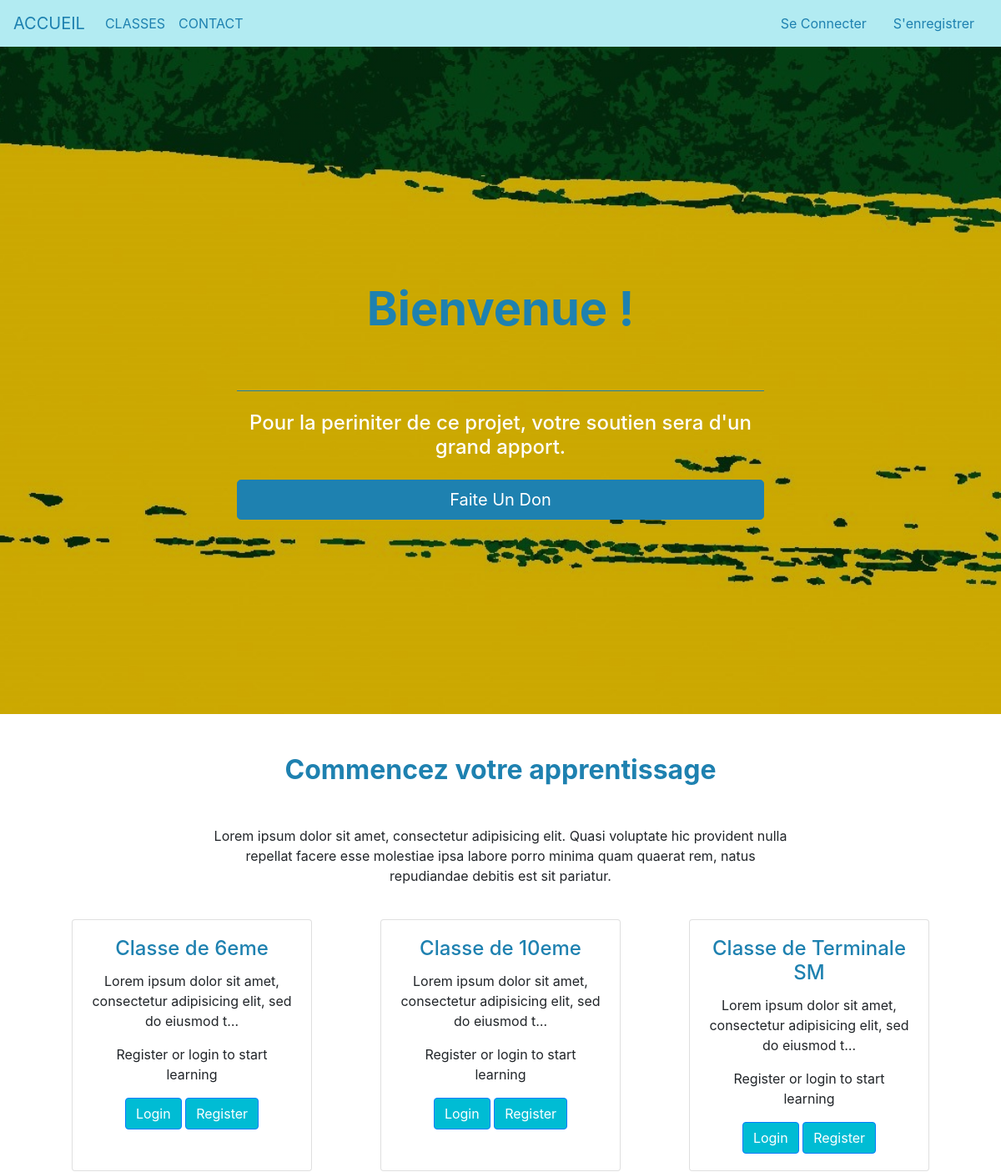
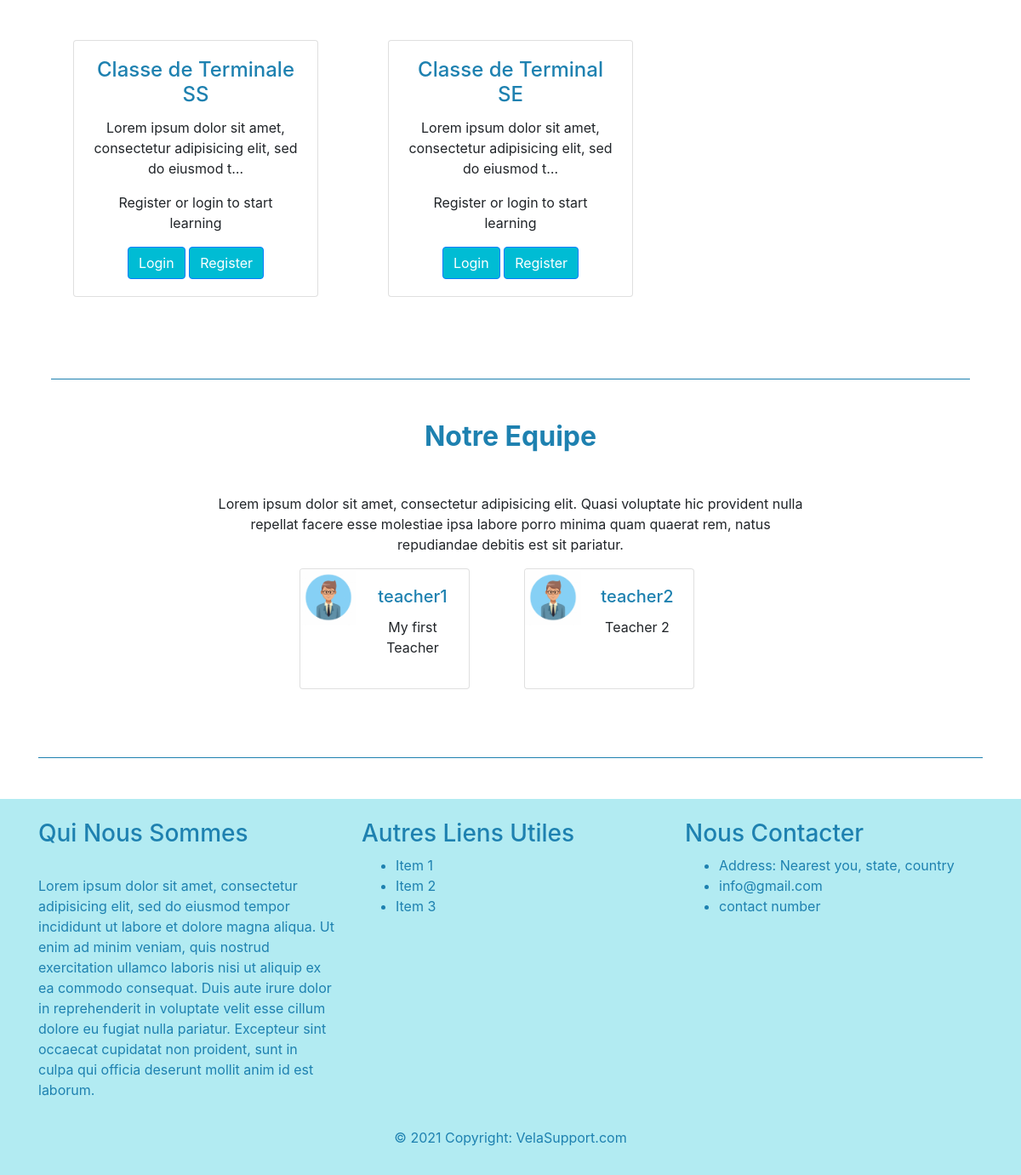
The page / on the database its author committed (2 pictures, top to bottom).
### curriculum/models.py (models this page shows, shortened)
class Standard(models.Model):
    name = models.CharField(max_length=100, unique=True)
    slug = models.SlugField(null=True, blank=True)
    description = models.TextField(max_length=500,blank=True)

### app_users/models.py (models this page shows, shortened)
class UserProfileInfo(models.Model):
    user = models.OneToOneField(User, on_delete=models.CASCADE)
    bio = models.CharField(max_length=500)
    profile_pic = models.ImageField(upload_to=path_and_rename, verbose_name="Profile Picture", blank=True, default='static/Images/user_avatar.png')
    teacher = 'teacher'
    student = 'student'
    parent = 'parent'
    user_types = [
        (teacher, 'teacher'),
        (student, 'student'),
        (parent, 'parent'),
    ]
    user_type = models.CharField(max_length=10, choices=user_types, default=student)

### app_users/views.py (the view)
# urls.py: path('',views.HomeView.as_view(),name='index'),
class HomeView(TemplateView):
    template_name = 'app_users/index.html'
    def get_context_data(self, **kwargs):
        context = super().get_context_data(**kwargs)
        standards = Standard.objects.all()
        teachers = UserProfileInfo.objects.filter(user_type='teacher')
        profiles = UserProfileInfo.objects.all()
        context['standards'] = standards
        context['teachers'] = teachers
        context['profiles'] = profiles
        return context

### app_users/templates/app_users/index.html (shortened to what this page needs)
{% extends 'base.html'  %}
{% load static %}
{% block image_block%}
<header>
          <div id="intro" class="container-fluid d-flex align-items-center justify-content-center h-100">
            <div class="row d-flex justify-content-center text-center">
              <div class="col-md-10 text-white">
                <h2 class="display-4 font-weight-bold white-text  p-5 mb-2" style="color:#1e81b0;" > Bienvenue ! </h2>
                <hr style="color:#1e81b0;">
                <h4 class="white-text my-4">Pour la periniter de ce projet, votre soutien sera d'un grand apport.</h4>
                <a href="{% url 'donate' %}"> <button type="button" class="btn btn-lg btn-block" style="color:#ffffff; border-color:#1e81b0; background-color:#1e81b0;"> Faite Un Don </button> </a>
              </div>
            </div>
          </div>
</header>
{%endblock%}
{% block content %}
<main class="mt-5">
  <div class="container">
    <section class="text-center">
                  <h2 class="mb-5 font-weight-bold" style="color:#1e81b0;">Commencez votre apprentissage</h2>
                  <div class="row d-flex justify-content-center mb-4">
                    <div class="col-md-8">
                      <p class="grey-text">Lorem ipsum dolor sit amet, consectetur adipisicing elit. Quasi voluptate
                                        hic
                                        provident nulla repellat
                                        facere esse molestiae ipsa labore porro minima quam quaerat rem, natus repudiandae debitis
                                        est
                                        sit pariatur.</p>
                    </div>
                  </div>
                  <div class="row">
                          {% for standard in standards %}
                          <div class="col-md-4 d-flex mb-5 justify-content-center">
                            <div class="card text-center" style="width: 18rem;">
                              <div class="card-body">
                                <h4 class="card-title" style="color:#1e81b0;">{{standard.name}}</h4>
                                <p class="card-text">{{standard.description|truncatechars:75}}</p>
                                {% if user.is_authenticated %}
                                <a href="{% url 'curriculum:subject_list' slug=standard.slug %}" class="btn btn-primary" style="background-color:#00bcd4;">Start Learning</a>
                                {%else%}
                                <p>Register or login to start learning</p>
                                <a href="{% url 'user_login' %}" class="btn btn-primary" style="background-color:#00bcd4;">Login</a>
                                <a href="{% url 'register' %}" class="btn btn-primary" style="background-color:#00bcd4;">Register</a>
                                {%endif%}
                              </div>
                            </div>
                          </div>
                          {% endfor %}
                  </div>
    </section>
    <hr class="my-5" style="color:#1e81b0;">
    <section class="text-center">
      <h2 class="mb-5 font-weight-bold" style="color:#1e81b0;">Notre Equipe</h2>
      <div class="row d-flex justify-content-center mb-4">
          <div class="col-md-8">
            <p class="grey-text">Lorem ipsum dolor sit amet, consectetur adipisicing elit. Quasi voluptate
                              hic
                              provident nulla repellat
                              facere esse molestiae ipsa labore porro minima quam quaerat rem, natus repudiandae debitis
                              est
                              sit pariatur.</p>
          </div>
          <div class="row d-flex justify-content-center mb-3">
          {% for teacher in teachers %}
          <div class="card mb-3 mr-5 ml-3" style="max-width: 200px;">
            <div class="row no-gutters">
                      <div class="col-md-4">
                        <img src="{{teacher.profile_pic.url|default_if_none:'#'}}" class="card-img" alt="No image found">
                      </div>
                      <div class="col-md-8">
                        <div class="card-body">
                          <h5 class="card-title" style="color:#1e81b0;">{{teacher.user.username}}</h5>
                          <p class="card-text">{{teacher.bio|truncatechars:75}}</p>
                        </div>
                      </div>
            </div>
            </div>
          {% endfor %}
          </div>
      </div>
    </section>
  </div>
  <hr class="my-5" style="color:#1e81b0;">
</main>
{%endblock%}

### templates/base.html (shortened to what this page needs)
<!doctype html>
<html lang="en" dir="ltr">
  <head>
    {% load static %}
    <link rel="stylesheet" href="https://stackpath.bootstrapcdn.com/bootstrap/4.5.0/css/bootstrap.min.css">
    <link rel="stylesheet" href="{% static 'css/master_css.css' %}">
  </head>
  <body>
              <nav class="navbar navbar-expand-lg navbar-light bg-light">
                <a class="navbar-brand" href="{% url 'index' %}" style="color:#1e81b0;">ACCUEIL</a>
                <div class="collapse navbar-collapse" id="navbarSupportedContent">
                  <ul class="navbar-nav mr-auto">
                    <li class="nav-item active">
                      <a class="nav-link" href="{% url 'curriculum:standard_list' %}" style="color:#1e81b0;">CLASSES <span class="sr-only">(current)</span></a>
                    </li>
                    <li class="nav-item">
                      <a class="nav-link" href="{% url 'contact' %}" style="color:#1e81b0;">CONTACT</a>
                    </li>
                  </ul>
                  {% if user.is_authenticated %}
                  <div class="col-auto mr-5">
                    <div class="my-2 my-lg-0">
                            <div class="dropdown" >
                              <button class="btn dropdown-toggle" style="color:#1e81b0;" type="button" id="dropdownMenuButton" data-toggle="dropdown" aria-haspopup="true" aria-expanded="false">
                                          <!--
                                          <img src="{{ user.userprofileinfo.profile_pic.url|default_if_none:'#' }}" class="mr-3 mt-0 rounded-circle" style="width:40px;">
                                          -->
                                          {{request.user.username}}
                              </button>
                                <div class="dropdown-menu" aria-labelledby="dropdownMenuButton">
                                {% if user.is_superuser %}
                                  <a class="dropdown-item" href="{% url 'admin:index' %}" style="color:#1e81b0;">Admin</a>
                                {%endif%}
                                  <a class="dropdown-item" href="{% url 'user_logout' %}" style="color:#1e81b0;">Se Deconnecter</a>
                                </div>
                            </div>
                      {% else %}
                        <a class="nav-link" href="{% url 'user_login' %}">Se Connecter</a>
                        <a class="nav-link" href="{% url 'register' %}">S'enregistrer</span> </a>
                    </div>
                  {% endif %}
              </nav>
          {% block image_block %}
          {% endblock %}
    <div class="container">
        {%block content%}
        {%endblock%}
    </div>
    <footer class="page-footer" style="color:#1e81b0; background-color:#b2ebf2;">
      <div class="container">
        <div class="row mt-4">
                  <div class="col-md-4 mt-4">
                            <h3>Qui Nous Sommes</h3> <br>
                            <p>Lorem ipsum dolor sit amet, consectetur adipisicing elit, sed do eiusmod tempor incididunt ut labore et dolore magna aliqua. Ut enim ad minim veniam, quis nostrud exercitation ullamco laboris nisi ut aliquip ex ea commodo consequat. Duis aute irure dolor in reprehenderit in voluptate velit esse cillum dolore eu fugiat nulla pariatur. Excepteur sint occaecat cupidatat non proident, sunt in culpa qui officia deserunt mollit anim id est laborum.</p>
                  </div>
                  <div class="col-md-4 mt-4">
                            <h3>Autres Liens Utiles</h3>
                            <ul>
                              <li>Item 1</li>
                              <li>Item 2</li>
                              <li>Item 3</li>
                            </ul>
                  </div>
                  <div class="col-md-4 mt-4">
                            <h3>Nous Contacter</h3>
                            <ul>
                              <li>Address: Nearest you, state, country</li>
                              <li>info@gmail.com</li>
                              <li>contact number</li>
                            </ul>
                  </div>
        </div>
        <div class="footer-copyright text-center py-3">
            <p>© 2021 Copyright: VelaSupport.com</p>
        </div>
      </div>
    </footer>
  </body>
</html>

### static/css/master_css.css (style rules this page uses)
html, body, header, #intro { height: 100%; }
#intro { background:linear-gradient(rgba(0, 0, 0, 0.2), rgba(0, 0, 0, 0.2)), url("/static/Images/guinea_flag.jpg")no-repeat center center fixed; -webkit-background-size: cover; -moz-background-size: cover; -o-background-size: cover; background-size: cover; }
.bg-light { background-color:#b2ebf2 !important; transition:0.5s ease; }
.navbar-light .navbar-nav .nav-link { color: #1e81b0; }
.navbar-light .nav-link { color: #1e81b0; }
.navbar-expand-lg { background-color: #b2ebf2; }
.text-white { color: white; }
hr { border-color: inherit; }

### rows shown on the page
Standard: name "Classe de 6eme", description "Lorem ipsum dolor sit amet, consectetur adipisicing elit, sed do eiusmod t…"
Standard: name "Classe de 10eme", description "Lorem ipsum dolor sit amet, consectetur adipisicing elit, sed do eiusmod t…"
Standard: name "Classe de Terminale SM", description "Lorem ipsum dolor sit amet, consectetur adipisicing elit, sed do eiusmod t…"
Standard: name "Classe de Terminale SS", description "Lorem ipsum dolor sit amet, consectetur adipisicing elit, sed do eiusmod t…"
Standard: name "Classe de Terminal SE", description "Lorem ipsum dolor sit amet, consectetur adipisicing elit, sed do eiusmod t…"
UserProfileInfo: profile_pic (picture), user.username "teacher1", bio "My first Teacher"
UserProfileInfo: profile_pic (picture), user.username "teacher2", bio "Teacher 2"
